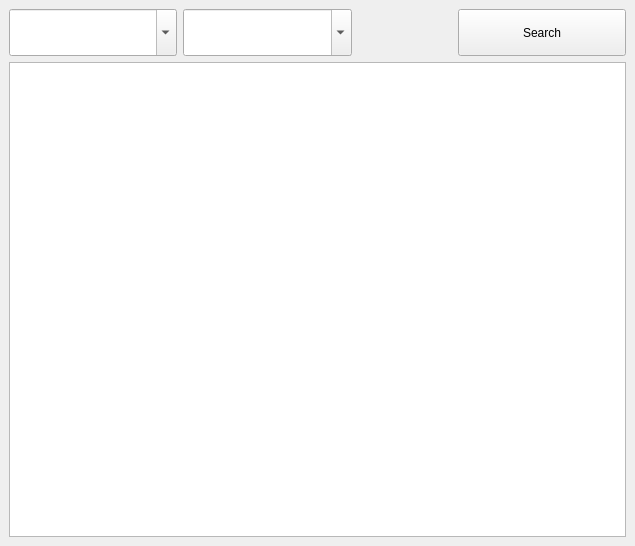
<?xml version="1.0" encoding="UTF-8"?>
<ui version="4.0">
 <class>MainWindow</class>
 <widget class="QMainWindow" name="MainWindow">
  <property name="geometry">
   <rect>
    <x>0</x>
    <y>0</y>
    <width>635</width>
    <height>546</height>
   </rect>
  </property>
  <property name="windowTitle">
   <string>MainWindow</string>
  </property>
  <widget class="QWidget" name="centralwidget">
   <property name="enabled">
    <bool>true</bool>
   </property>
   <property name="sizePolicy">
    <sizepolicy hsizetype="Expanding" vsizetype="Expanding">
     <horstretch>0</horstretch>
     <verstretch>0</verstretch>
    </sizepolicy>
   </property>
   <layout class="QVBoxLayout" name="verticalLayout_5" stretch="1,10">
    <item>
     <layout class="QHBoxLayout" name="horizontalLayout_3">
      <item>
       <widget class="QComboBox" name="selectCategoryDropDown">
        <property name="sizePolicy">
         <sizepolicy hsizetype="Preferred" vsizetype="Expanding">
          <horstretch>0</horstretch>
          <verstretch>0</verstretch>
         </sizepolicy>
        </property>
        <property name="cursor">
         <cursorShape>PointingHandCursor</cursorShape>
        </property>
        <property name="editable">
         <bool>true</bool>
        </property>
        <property name="insertPolicy">
         <enum>QComboBox::InsertAlphabetically</enum>
        </property>
        <property name="placeholderText">
         <string>Select Category...</string>
        </property>
       </widget>
      </item>
      <item>
       <widget class="QComboBox" name="sortByDropDown">
        <property name="sizePolicy">
         <sizepolicy hsizetype="Preferred" vsizetype="Expanding">
          <horstretch>0</horstretch>
          <verstretch>0</verstretch>
         </sizepolicy>
        </property>
        <property name="cursor">
         <cursorShape>PointingHandCursor</cursorShape>
        </property>
        <property name="editable">
         <bool>true</bool>
        </property>
       </widget>
      </item>
      <item>
       <spacer name="horizontalSpacer">
        <property name="orientation">
         <enum>Qt::Horizontal</enum>
        </property>
        <property name="sizeType">
         <enum>QSizePolicy::Minimum</enum>
        </property>
        <property name="sizeHint" stdset="0">
         <size>
          <width>100</width>
          <height>20</height>
         </size>
        </property>
       </spacer>
      </item>
      <item>
       <widget class="QPushButton" name="searchButton">
        <property name="sizePolicy">
         <sizepolicy hsizetype="Minimum" vsizetype="Expanding">
          <horstretch>0</horstretch>
          <verstretch>0</verstretch>
         </sizepolicy>
        </property>
        <property name="text">
         <string>Search</string>
        </property>
       </widget>
      </item>
     </layout>
    </item>
    <item>
     <widget class="QTableView" name="foodTable"/>
    </item>
   </layout>
  </widget>
 </widget>
 <resources/>
 <connections/>
</ui>
